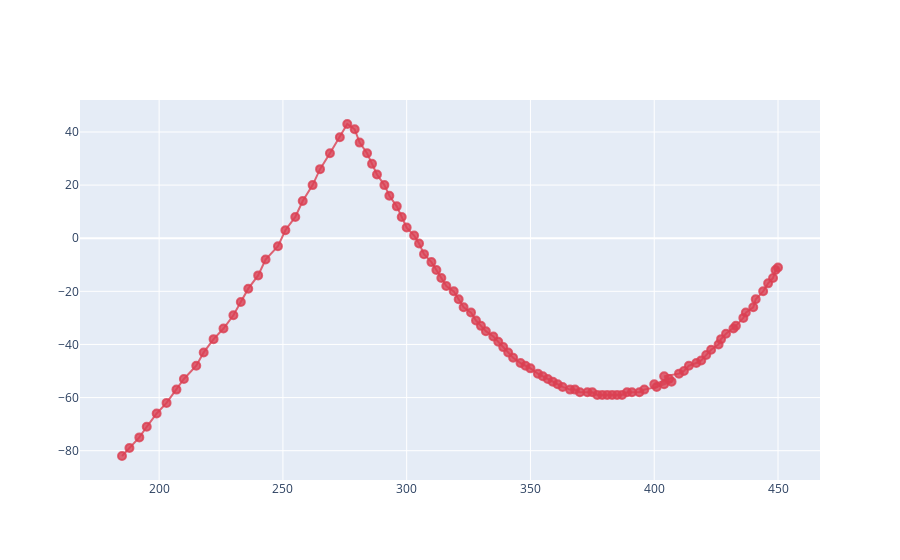

The notebook cell saved with this chart:
### Code cell
import plotly.graph_objects as go
y_max = mask.shape[0]
x_max = mask.shape[1]

fig = go.Figure()
fig.add_trace(go.Scatter(
    x = position_df['x'],
    y = y_max - position_df['y'], # El 0,0 esta arriba a la izquierda
    mode='markers+lines',
    marker=dict(size=8, color='rgba(219, 64, 82, 0.8)', line=dict(width=2, color='rgba(219, 64, 82, 0.8)')),
    name='Datos de Coordenadas'
))

### Figure 1 — Plotly figure (JSON) as saved in the notebook; plotly's stock layout.template omitted (floating-point values rounded to 4 significant figures)
{"data": [{"marker": {"color": "rgba(219, 64, 82, 0.8)", "line": {"color": "rgba(219, 64, 82, 0.8)", "width": 2}, "size": 8}, "mode": "markers+lines", "name": "Datos de Coordenadas", "type": "scatter", "x": [185, 188, 192, 195, 199, 203, 207, 210, 215, 218, 222, 226, 230, 233, 236, 240, 243, 248, 251, 255, 258, 262, 265, 269, 273, 276, 279, 281, 284, 286, 288, 291, 293, 296, 298, 300, 303, 305, 307, 310, 312, 314, 316, 319, 321, 323, 326, 328, 330, 332, 335, 337, 339, 341, 343, 346, 348, 350, 353, 355, 357, 359, 361, 363, 366, 368, 370, 373, 375, 377, 379, 381, 383, 385, 387, 389, 391, 394, 396, 401, 404, 407, 400, 406, 404, 410, 412, 414, 417, 419, 421, 423, 426, 427, 429, 432, 433, 436, 437, 440, 441, 444, 446, 448, 449, 450], "y": [-82, -79, -75, -71, -66, -62, -57, -53, -48, -43, -38, -34, -29, -24, -19, -14, -8, -3, 3, 8, 14, 20, 26, 32, 38, 43, 41, 36, 32, 28, 24, 20, 16, 12, 8, 4, 1, -2, -6, -9, -12, -15, -18, -20, -23, -26, -28, -31, -33, -35, -37, -39, -41, -43, -45, -47, -48, -49, -51, -52, -53, -54, -55, -56, -57, -57, -58, -58, -58, -59, -59, -59, -59, -59, -59, -58, -58, -58, -57, -56, -55, -54, -55, -53, -52, -51, -50, -48, -47, -46, -44, -42, -40, -38, -36, -34, -33, -30, -28, -26, -23, -20, -17, -15, -12, -11]}], "layout": {}}
